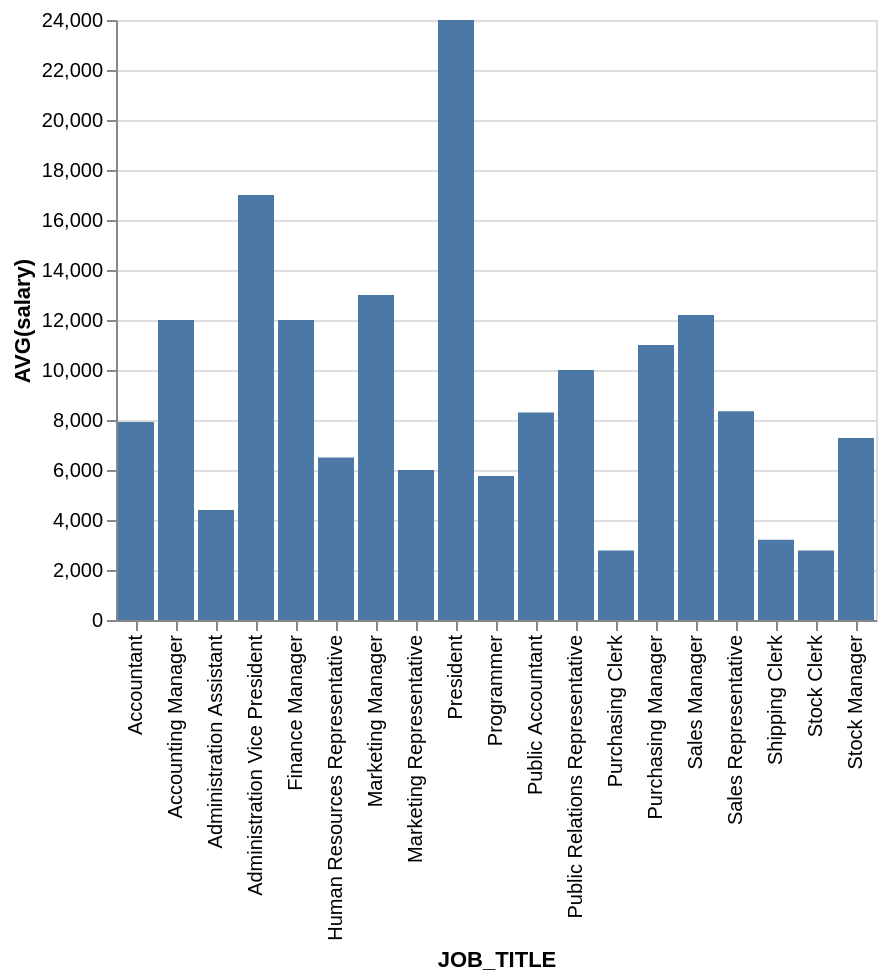

Describe this chart as a Vega-Lite specification.
### Vega-Lite specification from a JSON file in a GitHub repository (floating-point values rounded to 4 significant figures)
{"data": {"values": [{"x_data": "Accountant", "y_data": 7920}, {"x_data": "Accounting Manager", "y_data": 12000}, {"x_data": "Administration Assistant", "y_data": 4400}, {"x_data": "Administration Vice President", "y_data": 17000}, {"x_data": "Finance Manager", "y_data": 12000}, {"x_data": "Human Resources Representative", "y_data": 6500}, {"x_data": "Marketing Manager", "y_data": 13000}, {"x_data": "Marketing Representative", "y_data": 6000}, {"x_data": "President", "y_data": 24000}, {"x_data": "Programmer", "y_data": 5760}, {"x_data": "Public Accountant", "y_data": 8300}, {"x_data": "Public Relations Representative", "y_data": 10000}, {"x_data": "Purchasing Clerk", "y_data": 2780}, {"x_data": "Purchasing Manager", "y_data": 11000}, {"x_data": "Sales Manager", "y_data": 12200}, {"x_data": "Sales Representative", "y_data": 8350}, {"x_data": "Shipping Clerk", "y_data": 3215}, {"x_data": "Stock Clerk", "y_data": 2785}, {"x_data": "Stock Manager", "y_data": 7280}]}, "mark": "bar", "encoding": {"x": {"field": "x_data", "type": "nominal", "title": "JOB_TITLE", "sort": "ascending"}, "y": {"field": "y_data", "type": "quantitative", "title": "AVG(salary)"}}}
